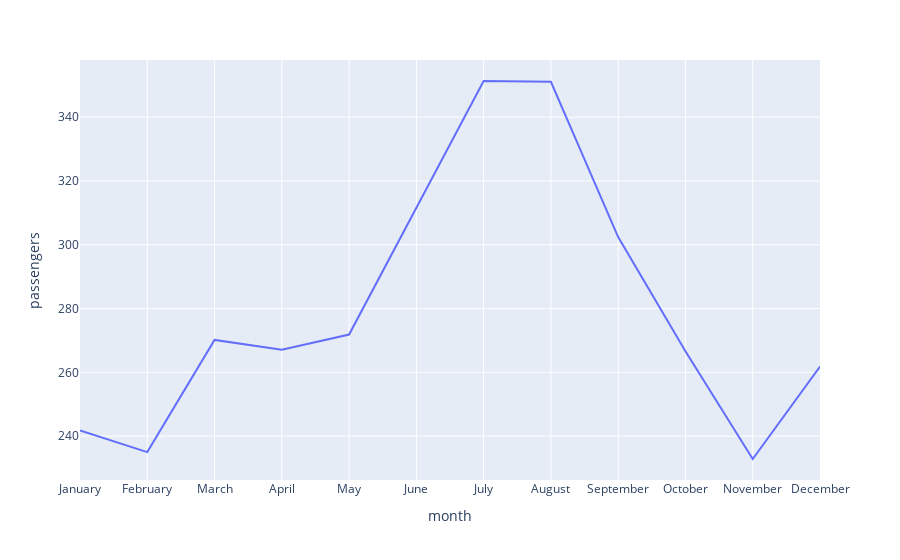

The notebook cell saved with this chart:
### Code cell
px.line(  df_fly_agrupado_por_mes, x='month' , y="passengers")

### Figure 1 — Plotly figure (JSON) as saved in the notebook; plotly's stock layout.template omitted (floating-point values rounded to 4 significant figures)
{"data": [{"hovertemplate": "month=%{x}<br>passengers=%{y}<extra></extra>", "legendgroup": "", "line": {"color": "#636efa", "dash": "solid"}, "marker": {"symbol": "circle"}, "mode": "lines", "name": "", "orientation": "v", "showlegend": false, "type": "scatter", "x": ["January", "February", "March", "April", "May", "June", "July", "August", "September", "October", "November", "December"], "xaxis": "x", "y": [241.8, 235, 270.2, 267.1, 271.8, 311.7, 351.3, 351.1, 302.4, 266.6, 232.8, 261.8], "yaxis": "y"}], "layout": {"legend": {"tracegroupgap": 0}, "margin": {"t": 60}, "xaxis": {"anchor": "y", "domain": [0, 1], "title": {"text": "month"}}, "yaxis": {"anchor": "x", "domain": [0, 1], "title": {"text": "passengers"}}}}
